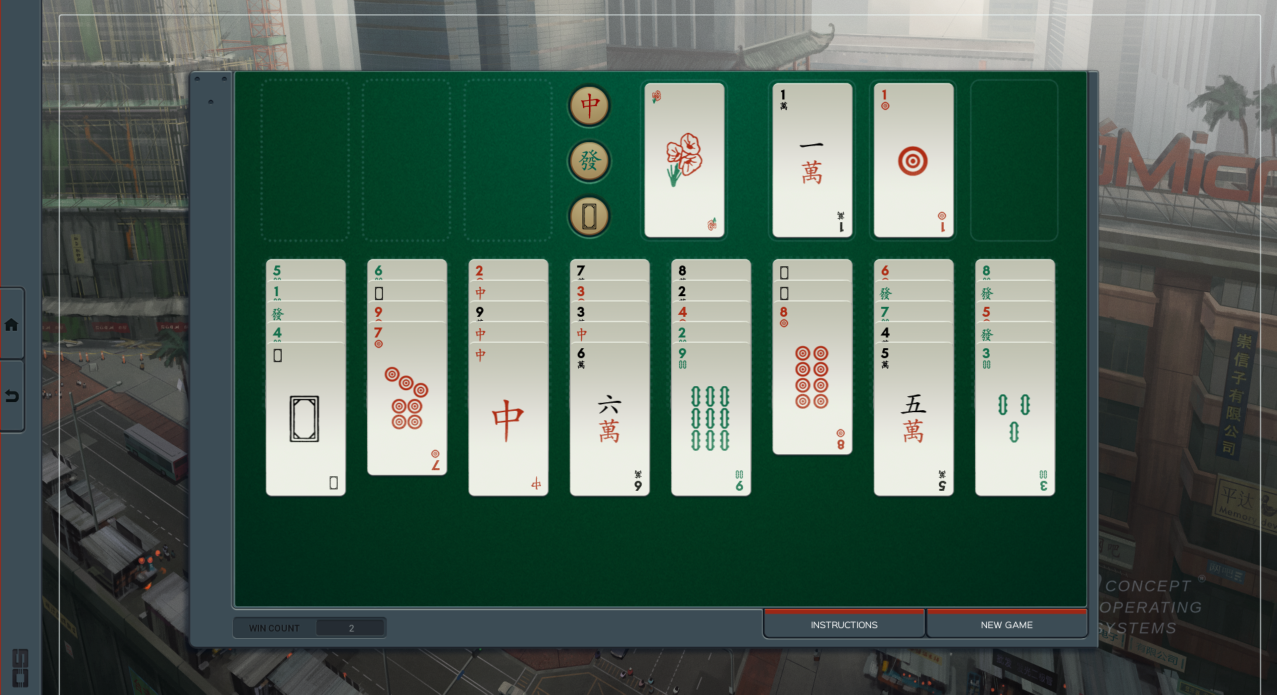
#> input picture shenzhen_solitaire/shenzhen_reference.png, 2553 x 1389 px (shown at 1/2 size)
$ python -i vision.py   (imports and definitions only)
#> lines starting #> are read from the running program, lines starting #| are printed output that depends on the picture; after the words box and inside, x2 and y2 are one past the last pixel; in counts of white or black regions, pixels touching at a corner belong together
#> further down, picture is the input picture: shape (1389, 2553, 3); mean B, G, R 91.3, 101.4, 82.8
"""Screenshot recognition for the SHENZHEN I/O Solitaire solver.

The recognizer is calibrated from ``shenzhen_reference.png``.  It finds the
green playfield, scales all layout measurements from its width, and compares
the exposed upper-left corner of each card with templates taken from the
reference image.

Width, not the playfield's bounding box: the game sizes its cards from the
window width and lets the felt fill whatever height is left, so only the
horizontal extent is a fixed multiple of card size. That is what makes the
reading independent of both resolution and window shape.
"""

from __future__ import annotations

from collections import Counter, defaultdict
from dataclasses import dataclass
from pathlib import Path

import cv2
import numpy as np

from .config import (
    BLOCKED_CELL,
    DRAGONS,
    DRAGONS_PER_SET,
    FLOWER,
    FREE_CELL_COUNT,
    MAX_NUMBER_RANK,
    SUITS,
    TABLEAU_COLUMN_COUNT,
    board_errors,
    card_rank,
    card_suit,
    foundation_index,
    is_number_card,
    summarize_errors,
)


class ScreenshotRecognitionError(ValueError):
    """Raised when a screenshot cannot be converted into a valid game state."""


@dataclass(frozen=True)
class ExtractedState:
    """State values extracted from one screenshot.

    Mirrors the tuple fields of ``State``, arity included.
    """

    columns: tuple[tuple[str, ...], ...]
    cells: tuple[str | None, ...]
    foundations: tuple[int, ...]
    flower_done: bool
    dragons_done: tuple[bool, ...]


@dataclass(frozen=True)
class _Geometry:
    felt: tuple[int, int, int, int]
    card_width: float
    card_height: float
    tableau_y: int
    card_step: float
    top_y: int
    tableau_lefts: tuple[int, ...]
    flower_left: int


@dataclass(frozen=True)
class _Component:
    x: int
    y: int
    width: int
    height: int
    area: int


@dataclass(frozen=True)
class _Reading:
    label: str
    score: float
    second_label: str
    second_score: float
    bounds: tuple[int, int, int, int]

    # [19 lines left out: functions margin, confident, not called in this run]


# The reference image contains every card face. These labels describe its
# tableau from bottom to top and are used only to build visual templates.

_REFERENCE_COLUMNS = (
    ("GD", "D5", "B1", "WD", "RD"),
    ("B9", "D6", "C1", "WD"),
    ("B5", "C7", "RD", "C6", "C5"),
    ("GD", "D7", "B2", "B6", "GD"),
    ("RD", "B4", "D8", "B7", "D3"),
    ("D2", "D9", "B8", "WD", "C2"),
    ("C8", "C9", "WD", "D4", "C4"),
    ("GD", "B3", "D1", "C3", "RD"),
)

# Horizontal measurements are fractions of the detected green playfield's
# width, which the game lays its board out from.
_FIRST_COLUMN_X = 0.0380
_COLUMN_PITCH = 0.1187
_CARD_WIDTH = 0.0942
_FLOWER_X = 0.4813

# Vertical measurements are multiples of the card width, *not* fractions of
# the playfield's height. The game sizes its cards from the window width and
# lets the felt grow downward to fill whatever height is left over, so the
# felt's aspect ratio is not fixed: it measures 1.585 on a 16:10 window and
# 1.821 on a 16:9 one, while card width stays within 0.3% of felt width on
# both. Height-relative spans therefore drift with the window's shape rather
# than its resolution. That is what made 16:9 screenshots read as eight empty
# columns: card_step came out 11% short, so every column measured the wrong
# height and no component landed where the layout predicted.
_CARD_HEIGHT = 1.9156
_CARD_STEP = 0.2559
_TOP_ROW_Y = 0.1464
_TABLEAU_Y = 2.3343

# How far a component may sit from where the layout predicts, as a multiple of
# card width. The two rows are 2.19 card widths apart, so this stays well
# clear of matching a tableau column against the top row.
_POSITION_TOLERANCE = 0.30

# The rank-and-suit corner a stacked card leaves exposed, as fractions of card
# width measured from the card's top-left. It is inset from the right edge and
# shorter than _CARD_STEP, so one card's corner never touches its neighbour's.
_CORNER_LEFT = 0.0435
_CORNER_RIGHT = 0.3600
_CORNER_TOP = 0.0190
_CORNER_BOTTOM = 0.2490

# A card corner is sampled into this many pixels regardless of the source
# resolution, so every comparison happens at one fixed size.
_FEATURE_SIZE = (64, 48)

# Below this a corner crop carries too few source pixels to separate ranks
# whose glyphs differ by one stroke. Downscaling the fixture reads perfectly
# at a 65.7 pixel card and wider; from there down to 62.5 it refuses more
# often than it reads, and at 62.5 it misreads a D5 as D8 convincingly enough
# to clear the margin gate. That last case is why the size is checked directly
# rather than left to be caught downstream. A card this wide needs a playfield
# around 700 pixels across, well under any real capture.
#
# The exact figure is a property of the templates, not of the layout, so it
# moves when the calibration image does: it was 64.0 for the reference this one
# replaced. Re-measure it against the fixture when swapping references.
_MINIMUM_CARD_WIDTH = 66.0

# A corner crop is roughly 51x37 source pixels scaled to 64x48, so one feature
# pixel is about 0.8 source pixels. A radius of 2 therefore only tolerated
# +/-1.6 source pixels, which is less than the rounding jitter that
# round(component.y + index * card_step) introduces on a rescaled screenshot.
_SHIFT_RADIUS = 4

# An absolute score this high only rules out crops that are not cards at all:
# every pair of distinct classes scores below it. Telling two cards apart is
# the margin's job, not this threshold's.
_MAX_CLASSIFICATION_SCORE = 0.18

# How far the best match must beat the runner-up. Across every resolution and
# felt aspect ratio the size guard admits, the tightest margin on a correct
# read is 0.0013, near the smallest accepted card; it is 0.0090 at the
# reference scale. This leaves headroom below that rather than tracking it
# closely, because a false rejection costs a usable screenshot. It is a
# diagnostic, not a guarantee: when it fires the report names both candidates
# instead of leaving a misread to surface later as a nonsense deck.
_MIN_CLASSIFICATION_MARGIN = 0.0005

# Debug labels are measured against the card they annotate, never the image.
# The floor is where OpenCV's stroke font stops being readable on a card face;
# the ceiling keeps a 4K capture's labels from dwarfing the cards.
_ANNOTATION_FONT = cv2.FONT_HERSHEY_SIMPLEX
_MIN_ANNOTATION_SCALE = 0.34
_MAX_ANNOTATION_SCALE = 1.10
_ANNOTATION_FIT_PASSES = 4

# Extensions OpenCV is built to encode. Used to reject a debug path early
# rather than let it fail once recognition has already run.
_DEBUG_IMAGE_SUFFIXES = frozenset(
    {".png", ".jpg", ".jpeg", ".bmp", ".tif", ".tiff", ".webp"}
)


# [5 lines left out: function _load_image, not called in this run]


def _find_geometry(image: np.ndarray) -> _Geometry:
    hsv = cv2.cvtColor(image, cv2.COLOR_BGR2HSV)
#> hsv: shape (1389, 2553, 3); mean H, S, V 62, 96.7, 104.1
    green = cv2.inRange(
        hsv,
        np.array((45, 60, 10), dtype=np.uint8),
        np.array((100, 255, 180), dtype=np.uint8),
    )
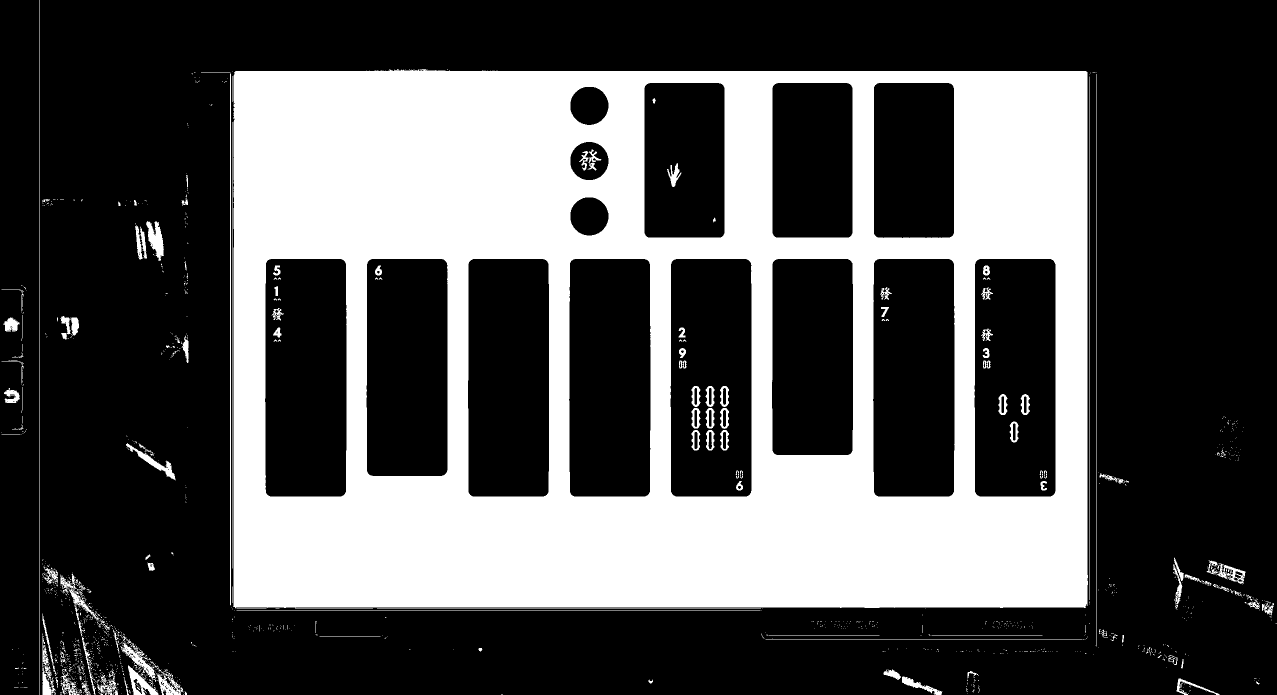
#> green: shape (1389, 2553) (shown at 1/2 size); 31.7% white; 1382 white regions (1237 under 20 px), largest, box (x1, y1, x2, y2) and area: (466, 138, 2176, 1217) 1080059, (402, 145, 462, 1210) 2185, (292, 442, 328, 522) 1503
    _, _, stats, _ = cv2.connectedComponentsWithStats(green)
#> stats = 1383 rows, first 6: [0, 0, 2553, 1389, 2421059], [78, 0, 1, 1389, 1389], [466, 138, 1710, 1079, 1080059], [802, 138, 1, 1, 1], [829, 139, 1, 1, 1], [836, 138, 2, 1, 2]
    image_height, image_width = image.shape[:2]
#> image_height = 1389; image_width = 2553
    minimum_area = image_height * image_width * 0.05
#> minimum_area = 177305.9
    candidates = [
        stat
        for stat in stats[1:]
        if stat[cv2.CC_STAT_AREA] >= minimum_area
        and stat[cv2.CC_STAT_WIDTH] >= image_width * 0.35
        and stat[cv2.CC_STAT_HEIGHT] >= image_height * 0.35
    ]
#> candidates = [[466, 138, 1710, 1079, 1080059]]
    if not candidates:
        raise ScreenshotRecognitionError(
            "Could not locate the green Solitaire playfield. "
            "Use the same game theme as the reference image."
        )

    stat = max(candidates, key=lambda item: item[cv2.CC_STAT_AREA])
#> stat = [466, 138, 1710, 1079, 1080059]
    x = int(stat[cv2.CC_STAT_LEFT])
#> x = 466
    y = int(stat[cv2.CC_STAT_TOP])
#> y = 138
    width = int(stat[cv2.CC_STAT_WIDTH])
#> width = 1710
    height = int(stat[cv2.CC_STAT_HEIGHT])
#> height = 1079

    card_width = width * _CARD_WIDTH
#> card_width = 161.1
    if card_width < _MINIMUM_CARD_WIDTH:
        raise ScreenshotRecognitionError(
            f"The playfield is only {width} pixels wide, which leaves cards "
            f"{card_width:.0f} pixels across; recognition needs at least "
            f"{_MINIMUM_CARD_WIDTH:.0f}. Capture the game at a higher resolution."
        )

    lefts = tuple(
        round(x + width * (_FIRST_COLUMN_X + index * _COLUMN_PITCH))
        for index in range(TABLEAU_COLUMN_COUNT)
    )
#> lefts = (531, 734, 937, 1140, 1343, 1546, 1749, 1952)
    return _Geometry(
        felt=(x, y, width, height),
        card_width=card_width,
        card_height=card_width * _CARD_HEIGHT,
        tableau_y=round(y + card_width * _TABLEAU_Y),
        card_step=card_width * _CARD_STEP,
        top_y=round(y + card_width * _TOP_ROW_Y),
        tableau_lefts=lefts,
        flower_left=round(x + width * _FLOWER_X),
    )


# [619 lines left out: functions _card_components, _near_component, _corner_bounds, _resample, _feature, _shift_feature and 14 more, not called in this run]

>>> import cv2
>>> picture = cv2.imread('shenzhen_reference.png')
>>> result = _find_geometry(picture)
